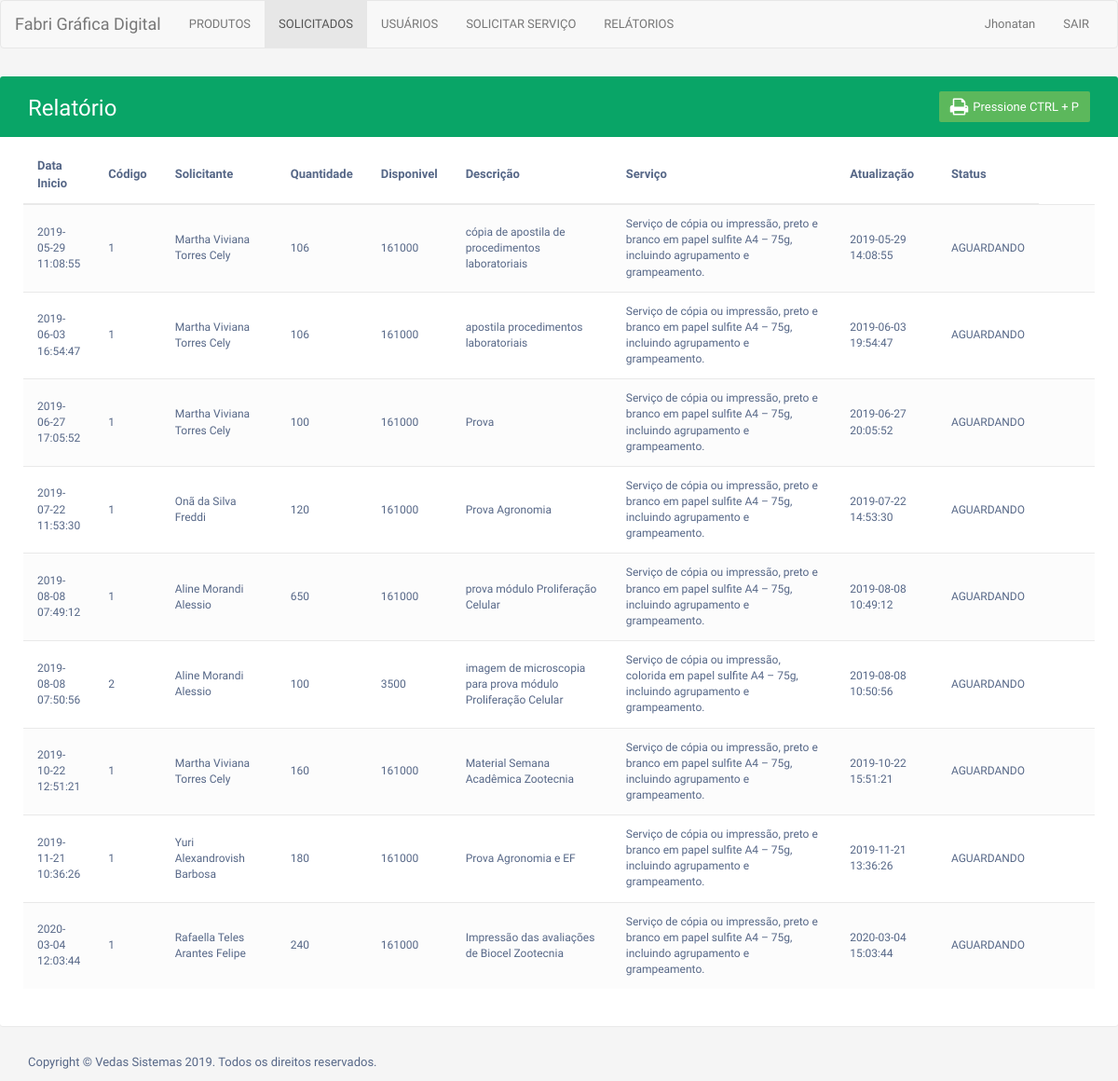
The page /interno/impressao/relatorio_aguardando.php (signed in) on the database its author committed.
### tables this page shows
CREATE TABLE `impressao` (
  `id` int(11) NOT NULL,
  `data_inicio` datetime DEFAULT CURRENT_TIMESTAMP,
  `descricao` varchar(250) NOT NULL,
  `quantidade` int(10) NOT NULL,
  `id_produto` int(11) NOT NULL,
  `status` int(11) NOT NULL,
  `data` timestamp NULL DEFAULT CURRENT_TIMESTAMP,
  `id_professor` int(11) NOT NULL,
  `unidade` int(11) DEFAULT NULL
);

CREATE TABLE `produtos` (
  `id` int(11) NOT NULL,
  `codigo` int(11) NOT NULL,
  `descricao_prod` varchar(500) NOT NULL,
  `quantidade` int(11) NOT NULL,
  `valor_unidade` decimal(10,2) NOT NULL,
  `status` int(1) DEFAULT NULL
);

CREATE TABLE `usuarios` (
  `id` int(11) NOT NULL,
  `matricula` int(11) NOT NULL,
  `nome` varchar(220) NOT NULL,
  `login` varchar(220) NOT NULL,
  `senha` varchar(64) NOT NULL,
  `nivel` int(11) NOT NULL,
  `unidade` int(11) NOT NULL,
  `status` int(11) NOT NULL
);

### interno/impressao/relatorio_aguardando.php (the view, shortened to what this page needs)
<?php
include_once("../conexao_bd.php");
 $VarNome  = $_SESSION['s_nome'];
$mes = date ("m");
 $ano = date ("Y");
?>
<!DOCTYPE html>
<html lang="en">
<head>
<link rel="stylesheet" href="https://maxcdn.bootstrapcdn.com/font-awesome/4.7.0/css/font-awesome.min.css">
<link rel="stylesheet" href="https://maxcdn.bootstrapcdn.com/bootstrap/3.3.7/css/bootstrap.min.css">
</head>
<body>
      <nav class="navbar navbar-default">
        <div class="container-fluid">
          <div class="navbar-header">
            <a class="navbar-brand" href="#">Fabri Gráfica Digital</a>
          </div>
          <div id="navbar" class="navbar-collapse collapse">
            <ul class="nav navbar-nav">
              <li><a href="inicio.php">PRODUTOS</a></li>
              <li  class="active"><a href="solicitados.php">SOLICITADOS</a></li>
              <li><a href="usuarios.php">USUÁRIOS</a></li>
              <li><a href="solicitar-servicos.php">SOLICITAR SERVIÇO</a></li>
                            <li><a href="pesquisa.php">RELÁTORIOS</a></li>
            </ul>
            <ul class="nav navbar-nav navbar-right">
              <li><a href="#"><?php echo "$VarNome"; ?></a></li>
              <li><a href="../administrador/logout.php">SAIR</a></li>
            </ul>
          </div>
        </div>
      </nav>
        <div class="table-wrapper">
            <div class="table-title">
                <div class="row">
                    <div class="col-sm-6">
            <h2>Relatório</b></h2>
          </div>
          <div class="col-sm-6">
            <a href='javascript:window.print()' class="btn btn-success" data-toggle="modal"><i class="fa fa-print"></i> <span>Pressione CTRL + P</span></a>
          </div>
                </div>
            </div>
            <table class="table table-striped table-hover">
                <thead>
                    <tr>
                        <th>Data Inicio</th>
                        <th>Código</th>
                        <th>Solicitante</th>
                        <th>Quantidade</th>
                        <th>Disponivel</th>
                        <th>Descrição</th>
                        <th>Serviço</th>
                        <th>Atualização</th>
                        <th>Status</th>
                    </tr>
                </thead>
                <tbody>
                   <?php
    $result_impres= "SELECT impressao.id,impressao.descricao,
impressao.quantidade,impressao.status,
produtos.quantidade-
(select coalesce(sum(impressao2.quantidade),0) from impressao impressao2
    where (impressao2.status=1 or
impressao2.status=3 or impressao2.status=4) and extract(month FROM impressao2.data)='$mes'
and extract(year FROM impressao2.data)='$ano' and impressao2.id_produto=impressao.id_produto)
as disponivel,
impressao.id_produto,impressao.data_inicio,produtos.descricao_prod, produtos.codigo,
case when impressao.status=0 then 'AGUARDANDO'
when impressao.status=1 then 'CONFIRMADO'
when impressao.status=2 then 'RECUSADO'
when impressao.status=3 then 'EXCUTANDO'
when impressao.status=4 then 'CONCLUÍDO' end as Status,
impressao.data, impressao.id_professor, usuarios.nome as Solicitante, usuarios2.nome as Executor FROM impressao
left join produtos on (produtos.id=impressao.id_produto)
left join usuarios on (impressao.id_professor = usuarios.id)
left join usuarios usuarios2 on (impressao.status = usuarios2.id)
WHERE impressao.status=0 AND NOT produtos.status=1";
    $resultado_impres = mysqli_query($conn, $result_impres);
    ?>
    <?php while($rows_impres = mysqli_fetch_assoc($resultado_impres)){
    ?>
            <tr style="font-size: 12px">
            <td><?php echo $rows_impres['data_inicio']; ?></td>
            <td><?php echo $rows_impres['codigo']; ?></td>
            <td><?php echo $rows_impres['Solicitante']; ?></td>
            <td><?php echo $rows_impres['quantidade']; ?></td>
            <td><?php echo $rows_impres['disponivel']; ?></td>
            <td><?php echo $rows_impres['descricao']; ?></td>
            <td><?php echo $rows_impres['descricao_prod']; ?></td>
                <td><?php echo $rows_impres['data']; ?></td>
                <td><?php echo $rows_impres['Status']; ?></td>
                <td><?php echo $rows_impres['Executor']; ?></td>
                        <td>
                        </td>
                         </tr>
                  <?php }?>
                </tbody>
            </table>
        </div>
  <footer>
<div class="footer" id="footer">
        <div class="container">
            <p class="pull-left"> Copyright © Vedas Sistemas 2019. Todos os direitos reservados. </p>
        </div>
    </div>
</footer>
</body>
</html>

### interno/impressao/relatorio_aguardando.php (style rules this page uses)
body { color: #566787; background: #f5f5f5; font-family: 'Varela Round', sans-serif; font-size: 13px; }
.table-wrapper { background: #fff; padding: 20px 25px; margin: 30px 0; border-radius: 3px; box-shadow: 0 1px 1px rgba(0,0,0,.05); }
.table-title { padding-bottom: 15px; background: #09a567; color: #fff; padding: 16px 30px; margin: -20px -25px 10px; border-radius: 3px 3px 0 0; }
.table-title h2 { margin: 5px 0 0; font-size: 24px; }
.table-title .btn { color: #fff; float: right; font-size: 13px; border: none; min-width: 50px; border-radius: 2px; border: none; outline: none !important; margin-left: 10px; }
.table-title .btn i { float: left; font-size: 21px; margin-right: 5px; }
.table-title .btn span { float: left; margin-top: 2px; }
table.table tr th, table.table tr td { border-color: #e9e9e9; padding: 12px 15px; vertical-align: middle; }
table.table tr th:first-child { width: 10px; }
table.table tr th:last-child { width: 80px; }
table.table-striped tbody tr:nth-of-type(odd) { background-color: #fcfcfc; }

### rows shown on the page
impressao: data_inicio "2019-05-29 11:08:55", id_produto.codigo "1", id_professor.nome "Martha Viviana Torres Cely", quantidade "106", disponivel "161000", descricao "cópia de apostila de procedimentos laboratoriais", id_produto.descricao_prod "Serviço de cópia ou impressão, preto e branco em papel sulfite A4 – 75g, incluindo agrupamento e grampeamento.", data "2019-05-29 14:08:55", Status "AGUARDANDO"
impressao: data_inicio "2019-06-03 16:54:47", id_produto.codigo "1", id_professor.nome "Martha Viviana Torres Cely", quantidade "106", disponivel "161000", descricao "apostila procedimentos laboratoriais", id_produto.descricao_prod "Serviço de cópia ou impressão, preto e branco em papel sulfite A4 – 75g, incluindo agrupamento e grampeamento.", data "2019-06-03 19:54:47", Status "AGUARDANDO"
impressao: data_inicio "2019-06-27 17:05:52", id_produto.codigo "1", id_professor.nome "Martha Viviana Torres Cely", quantidade "100", disponivel "161000", descricao "Prova", id_produto.descricao_prod "Serviço de cópia ou impressão, preto e branco em papel sulfite A4 – 75g, incluindo agrupamento e grampeamento.", data "2019-06-27 20:05:52", Status "AGUARDANDO"
impressao: data_inicio "2019-07-22 11:53:30", id_produto.codigo "1", id_professor.nome "Onã da Silva Freddi", quantidade "120", disponivel "161000", descricao "Prova Agronomia", id_produto.descricao_prod "Serviço de cópia ou impressão, preto e branco em papel sulfite A4 – 75g, incluindo agrupamento e grampeamento.", data "2019-07-22 14:53:30", Status "AGUARDANDO"
impressao: data_inicio "2019-08-08 07:49:12", id_produto.codigo "1", id_professor.nome "Aline Morandi Alessio", quantidade "650", disponivel "161000", descricao "prova módulo Proliferação Celular", id_produto.descricao_prod "Serviço de cópia ou impressão, preto e branco em papel sulfite A4 – 75g, incluindo agrupamento e grampeamento.", data "2019-08-08 10:49:12", Status "AGUARDANDO"
impressao: data_inicio "2019-08-08 07:50:56", id_produto.codigo "2", id_professor.nome "Aline Morandi Alessio", quantidade "100", disponivel "3500", descricao "imagem de microscopia para prova módulo Proliferação Celular", id_produto.descricao_prod "Serviço de cópia ou impressão, colorida em papel sulfite A4 – 75g, incluindo agrupamento e grampeamento.", data "2019-08-08 10:50:56", Status "AGUARDANDO"
impressao: data_inicio "2019-10-22 12:51:21", id_produto.codigo "1", id_professor.nome "Martha Viviana Torres Cely", quantidade "160", disponivel "161000", descricao "Material Semana Acadêmica Zootecnia", id_produto.descricao_prod "Serviço de cópia ou impressão, preto e branco em papel sulfite A4 – 75g, incluindo agrupamento e grampeamento.", data "2019-10-22 15:51:21", Status "AGUARDANDO"
impressao: data_inicio "2019-11-21 10:36:26", id_produto.codigo "1", id_professor.nome "Yuri Alexandrovish Barbosa", quantidade "180", disponivel "161000", descricao "Prova Agronomia e EF", id_produto.descricao_prod "Serviço de cópia ou impressão, preto e branco em papel sulfite A4 – 75g, incluindo agrupamento e grampeamento.", data "2019-11-21 13:36:26", Status "AGUARDANDO"
impressao: data_inicio "2020-03-04 12:03:44", id_produto.codigo "1", id_professor.nome "Rafaella Teles Arantes Felipe", quantidade "240", disponivel "161000", descricao "Impressão das avaliações de Biocel Zootecnia", id_produto.descricao_prod "Serviço de cópia ou impressão, preto e branco em papel sulfite A4 – 75g, incluindo agrupamento e grampeamento.", data "2020-03-04 15:03:44", Status "AGUARDANDO"

### other values the page prints
$VarNome "Jhonatan"
